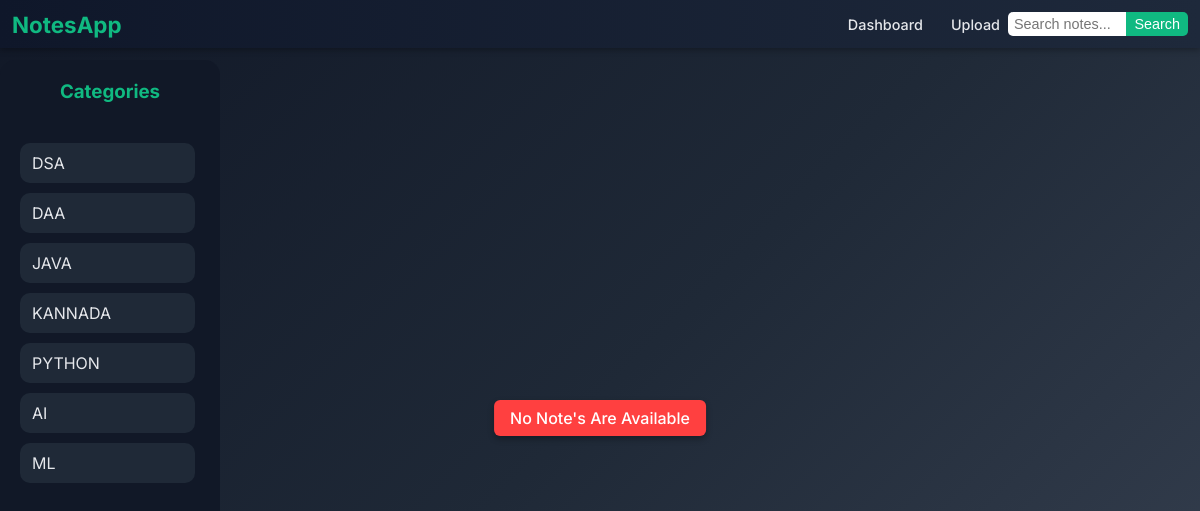
Before: /notes (signed in) with the older database file.
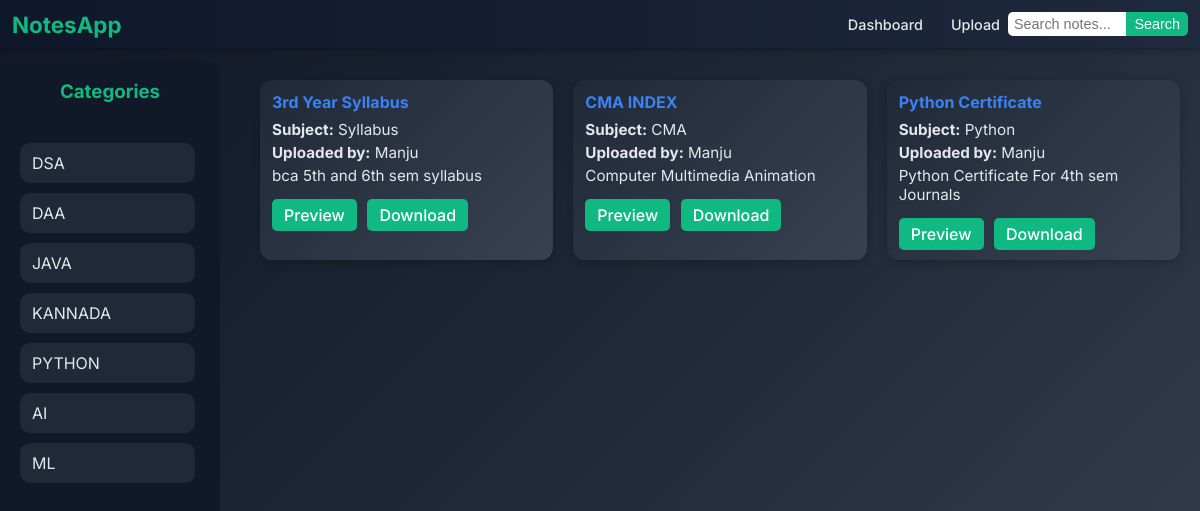
After: the same page with the newer database file.
### tables this page shows
CREATE TABLE files_metadata (
            id INTEGER PRIMARY KEY AUTOINCREMENT,
            title TEXT NOT NULL,
            description TEXT,
            category TEXT NOT NULL,
            year INTEGER NOT NULL,
            branch TEXT NOT NULL,
            sem INTEGER NOT NULL,
            subject TEXT NOT NULL,
            filename TEXT NOT NULL,
            file_id TEXT,
            uploaded_by TEXT NOT NULL,
            uploaded_at TIMESTAMP DEFAULT CURRENT_TIMESTAMP
        );

### app.py (the view)
@app.route('/notes',methods=['GET', 'POST'])
def notes():
    err = ''
    all_notes = get_all_files_metadata("notes")
    if not all_notes:
        err = "No Note's Are Available"
    return render_template("pages.html",notes=all_notes,err=err,title = "Note's")

### app.py (called while the page is built)
@app.before_request
def require_login():
    if request.blueprint == 'admin':
        return
    routes_to_avoid = ['dashboard','auth.login','auth.register','auth.logout','admin.admin_login','static']
    if request.endpoint not in routes_to_avoid and 'user_id' not in session:
        return redirect(url_for('auth.login'))

### db.py (called while the page is built)
def get_all_files_metadata(category):
    conn = sqlite3.connect("notesapp.db")
    c = conn.cursor()
    c.execute("""
        SELECT title, subject, uploaded_by, description, file_id
        FROM files_metadata
        WHERE category = ?
        ORDER BY uploaded_at DESC
    """,(category,))
    rows = c.fetchall()
    conn.close()
    return rows

### templates/pages.html (shortened to what this page needs)
<!DOCTYPE html>
<html lang="en">
<head>
  <link rel="stylesheet" href="{{ url_for('static', filename='pages.css') }}">
</head>
<body>
  <div class="topbar">
    <div class="logo">NotesApp</div>
    <nav class="nav-links">
      <a href="/">Dashboard</a>
      <a href="/upload">Upload</a>
    </nav>
    <form class="search-box" action="/search" method="GET">
      <input type="text" name="query" placeholder="Search notes..." required>
      <button type="submit">Search</button>
    </form>
  </div>
  <div class="layout">
    <div class="sidebar">
      <h3>Categories</h3>
      <ul class="categories">
        <li><a href="/category/dsa">DSA</a></li>
        <li><a href="/category/daa">DAA</a></li>
        <li><a href="/category/java">JAVA</a></li>
        <li><a href="/category/kannada">KANNADA</a></li>
        <li><a href="/category/python">PYTHON</a></li>
        <li><a href="/category/ai">AI</a></li>
        <li><a href="/category/ml">ML</a></li>
      </ul>
    </div>
    {% if err %}<p id="err">{{ err }}</p>{% endif %}
    <div class="main-content">
      {% for note in notes %}
      <div class="card">
        <h4>{{ note[0] }}</h4>
        <p><strong>Subject:</strong> {{ note[1] }}</p>
        <p><strong>Uploaded by:</strong> {{ note[2] }}</p>
        <p>{{ note[3] }}</p>
        <a href="/preview/{{ note[4] }}">Preview</a>
        <a href="/download/{{ note[4] }}">Download</a>
      </div>
      {% endfor %}
    </div>
  </div>
</body>
</html>

### static/pages.css (style rules this page uses)
* { margin: 0; padding: 0; box-sizing: border-box; }
body { font-family: 'Inter', sans-serif; color: #e5e7eb; background: linear-gradient(135deg, #111827, #1f2937, #374151); min-height: 100vh; }
.topbar { position: fixed; top: 0; left: 0; width: 100%; display: flex; justify-content: space-between; align-items: center; background: linear-gradient(90deg, #0f172a, #1e293b); padding: 6px 12px; z-index: 1000; box-shadow: 0 2px 6px rgba(0, 0, 0, 0.3); height: 6%; }
.topbar .logo { font-size: 1.4rem; font-weight: 700; color: #10b981; white-space: nowrap; }
.nav-links { display: flex; align-items: center; gap: 12px; flex: 1; justify-content: flex-end; }
.nav-links a { color: #e5e7eb; text-decoration: none; font-weight: 500; padding: 4px 8px; border-radius: 5px; transition: 0.2s; font-size: 0.9rem; }
.search-box { display: flex; flex-shrink: 0; max-width: 180px; }
.search-box input { padding: 4px 6px; border-radius: 5px 0 0 5px; border: none; outline: none; width: 100%; font-size: 0.9rem; }
.search-box button { padding: 4px 8px; border: none; background: #10b981; color: white; border-radius: 0 5px 5px 0; cursor: pointer; font-size: 0.9rem; transition: 0.2s; }
.layout { display: flex; padding-top: 60px; gap: 20px; }
.sidebar { width: 220px; background: #111827; color: #10b981; padding: 20px; border-radius: 15px; height: calc(100vh - 60px); display: flex; flex-direction: column; gap: 20px; }
.sidebar h3 { text-align: center; margin-bottom: 20px; color: #10b981; }
.sidebar .categories { display: flex; flex-direction: column; list-style: none; gap: 10px; overflow-y: auto; padding-right: 5px; }
.sidebar .categories li a { display: block; padding: 10px 12px; border-radius: 10px; text-decoration: none; color: #e5e7eb; background: #1f2937; transition: 0.2s; }
.main-content { flex: 1; padding: 20px; display: grid; grid-template-columns: repeat(auto-fill, minmax(250px, 1fr)); grid-auto-rows: min-content; gap: 20px; }
.card { background: linear-gradient(135deg, #1f2937, #374151); padding: 12px; border-radius: 12px; box-shadow: 0 3px 10px rgba(0, 0, 0, 0.2); transition: transform 0.2s, box-shadow 0.2s; color: #e5e7eb; height: 180px; overflow: hidden; }
.card h4 { color: #3b82f6; margin-bottom: 8px; }
.card p { font-size: 0.95rem; margin: 4px 0; }
.card a { display: inline-block; margin-top: 10px; padding: 6px 12px; background: #10b981; color: white; text-decoration: none; border-radius: 5px; font-weight: 500; margin-right: 6px; }

Changed rows visible on the page:
added files_metadata: title "3rd Year Syllabus", subject "Syllabus", uploaded_by "Manju", description "bca 5th and 6th sem syllabus"
added files_metadata: title "CMA INDEX", subject "CMA", uploaded_by "Manju", description "Computer Multimedia Animation"
added files_metadata: title "Python Certificate", subject "Python", uploaded_by "Manju", description "Python Certificate For 4th sem Journals"
Other visible differences:
{{ err }}: "No Note's Are Available" → (not shown)
